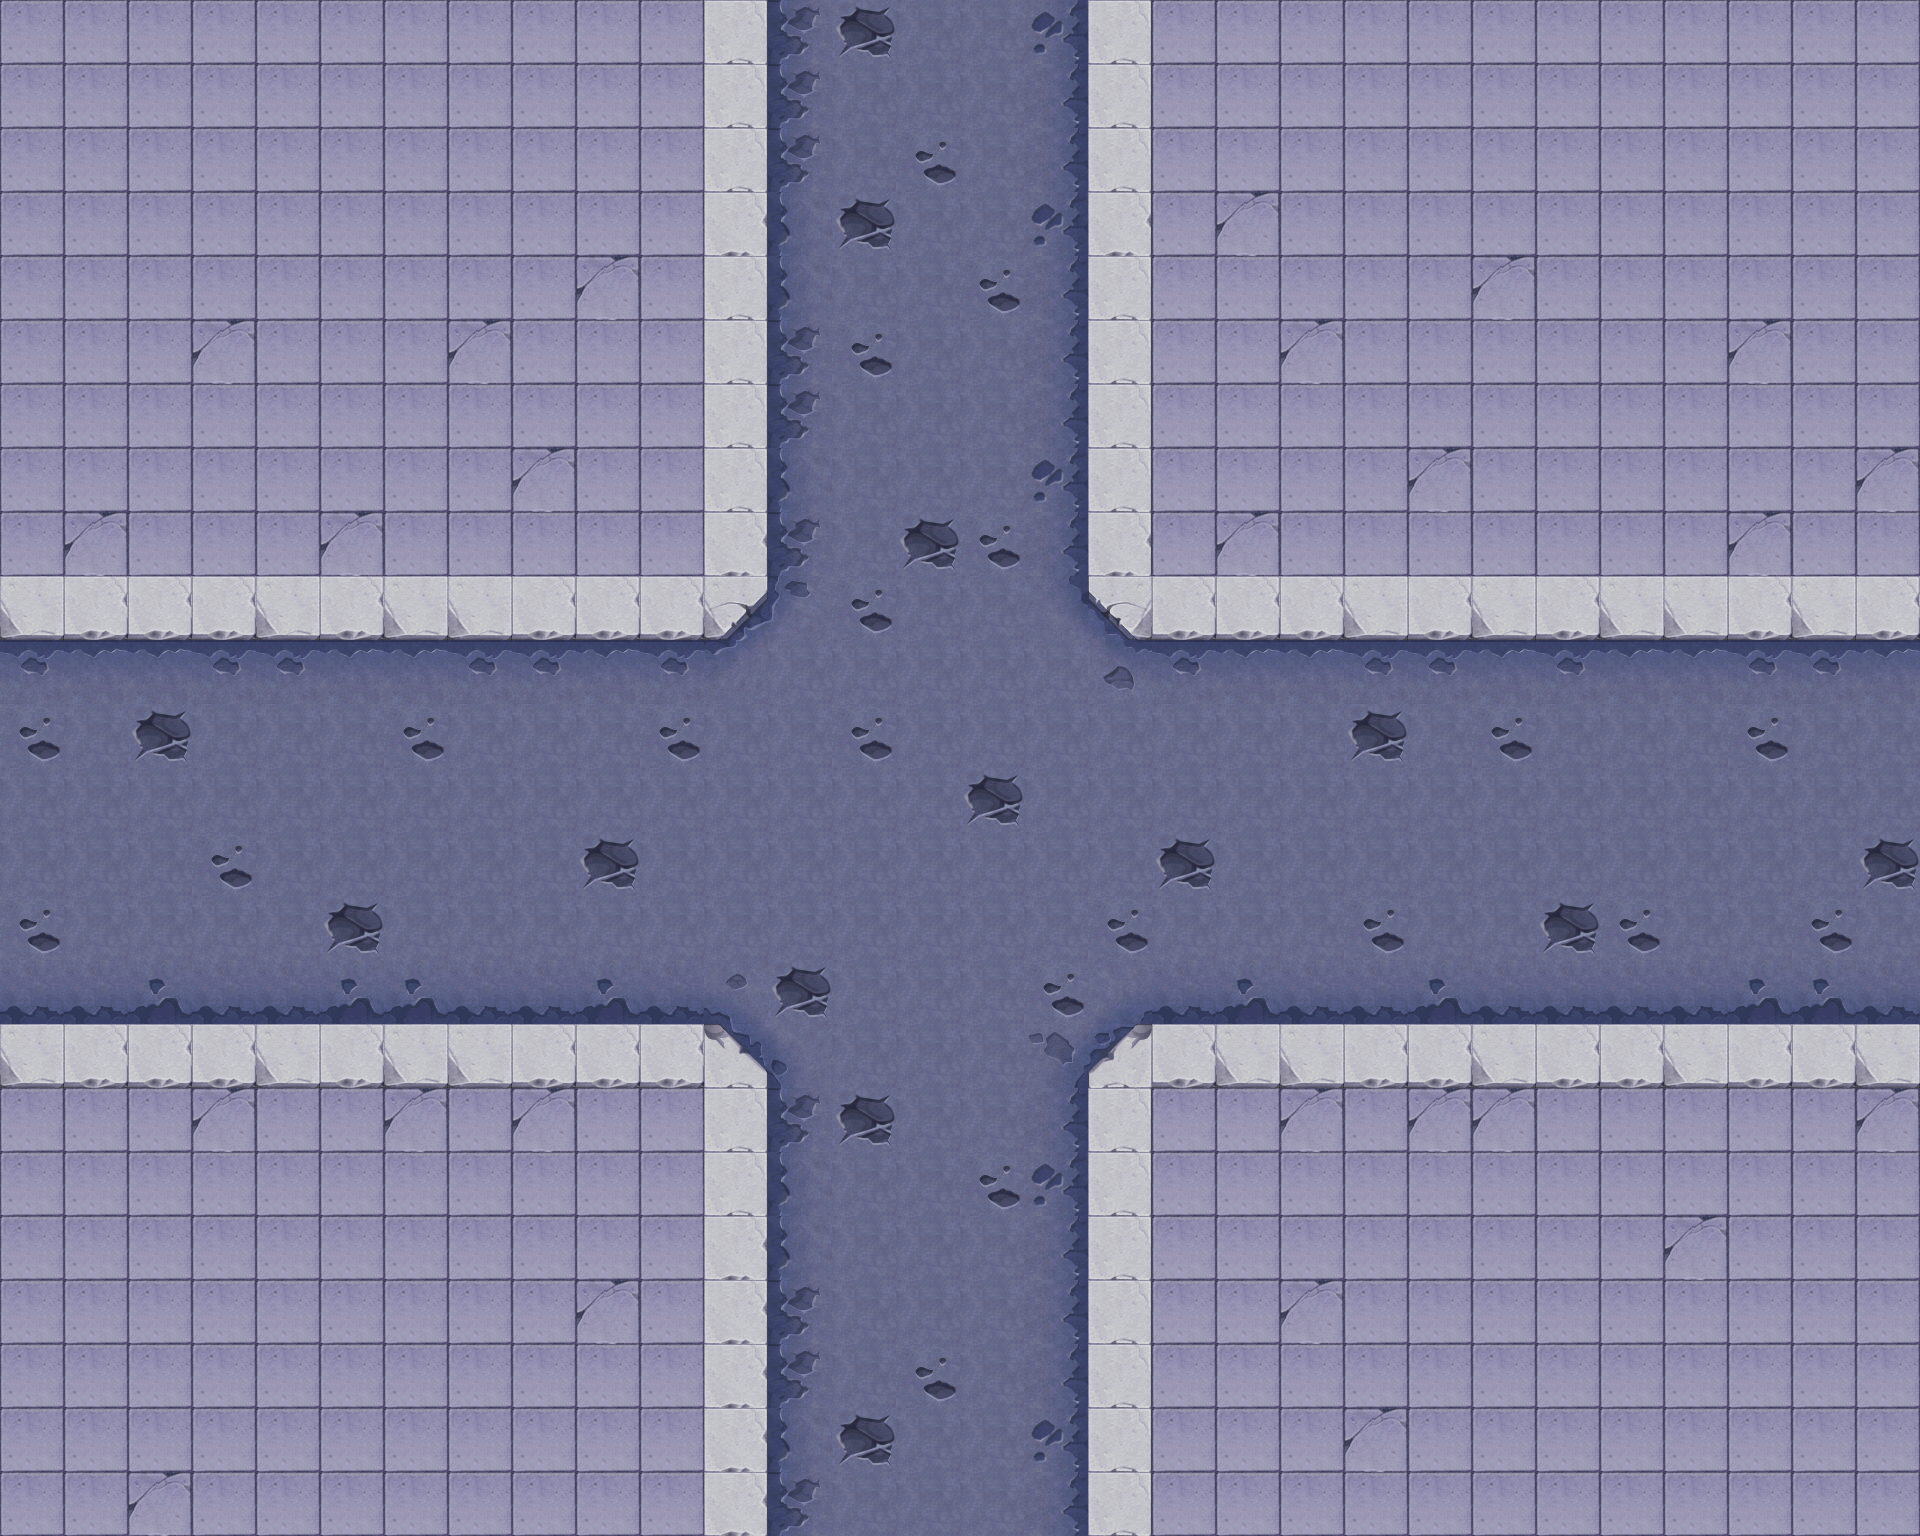

The image is a tile-based game level rendered from a .tmx file. Its description and source (layers, tilesets, objects; grid data summarised) follow:
An orthogonal 30x24 tile map with 64x64 px tiles, 1 tile layer (background), 46 tilesets and 147 objects (19x collide, 13x collide_bullet).

<map version="1.0" orientation="orthogonal" width="30" height="24" tilewidth="64" tileheight="64">
 <tileset firstgid="1" name="bg" tilewidth="64" tileheight="64">
  <image source="bg.png" width="512" height="512" />
 </tileset>
 <tileset firstgid="65" name="jianzhu_zheng03" tilewidth="266" tileheight="263">
  <image source="jianzhu_zheng03.png" width="266" height="263" />
 </tileset>
 <tileset firstgid="66" name="jianzhu_zheng02" tilewidth="271" tileheight="262">
  <image source="jianzhu_zheng02.png" width="271" height="262" />
 </tileset>
 <tileset firstgid="67" name="jianzhu_zheng01" tilewidth="332" tileheight="272">
  <image source="jianzhu_zheng01.png" width="332" height="272" />
 </tileset>
 <tileset firstgid="68" name="jianzhu_bmx" tilewidth="116" tileheight="16">
  <image source="jianzhu_bmx.png" width="116" height="16" />
 </tileset>
 <tileset firstgid="69" name="zhujue" tilewidth="63" tileheight="110">
  <image source="zhujue.png" width="63" height="110" />
 </tileset>
 <tileset firstgid="70" name="shabao" tilewidth="113" tileheight="68">
  <image source="shabao.png" width="113" height="68" />
 </tileset>
 <tileset firstgid="71" name="jianzhu_ken" tilewidth="530" tileheight="534">
  <image source="jianzhu_ken.png" width="530" height="534" />
 </tileset>
 <tileset firstgid="72" name="jianzhu_zhaopai01" tilewidth="263" tileheight="120">
  <image source="jianzhu_zhaopai01.png" width="263" height="120" />
 </tileset>
 <tileset firstgid="73" name="jianzhu_zhaopai02" tilewidth="329" tileheight="115">
  <image source="jianzhu_zhaopai02.png" width="329" height="115" />
 </tileset>
 <tileset firstgid="74" name="jianzhu_zhaopai03" tilewidth="95" tileheight="99">
  <image source="jianzhu_zhaopai03.png" width="95" height="99" />
 </tileset>
 <tileset firstgid="75" name="jianzhu_peng02" tilewidth="266" tileheight="41">
  <image source="jianzhu_peng02.png" width="266" height="41" />
 </tileset>
 <tileset firstgid="76" name="jianzhu_bmx04" tilewidth="97" tileheight="49">
  <image source="jianzhu_bmx04.png" width="97" height="49" />
 </tileset>
 <tileset firstgid="77" name="jianzhu_bmx03" tilewidth="49" tileheight="97">
  <image source="jianzhu_bmx03.png" width="49" height="97" />
 </tileset>
 <tileset firstgid="78" name="xiashuidao" tilewidth="63" tileheight="51">
  <image source="xiashuidao.png" width="63" height="51" />
 </tileset>
 <tileset firstgid="79" name="luzhang01" tilewidth="216" tileheight="105">
  <image source="luzhang01.png" width="216" height="105" />
 </tileset>
 <tileset firstgid="80" name="luzhang02" tilewidth="212" tileheight="107">
  <image source="luzhang02.png" width="212" height="107" />
 </tileset>
 <tileset firstgid="81" name="luzhang03" tilewidth="129" tileheight="238">
  <image source="luzhang03.png" width="129" height="238" />
 </tileset>
 <tileset firstgid="82" name="luzhang04" tilewidth="110" tileheight="229">
  <image source="luzhang04.png" width="110" height="229" />
 </tileset>
 <tileset firstgid="83" name="xiaoche.1" tilewidth="328" tileheight="253">
  <image source="xiaoche.1.png" width="328" height="253" />
 </tileset>
 <tileset firstgid="84" name="che4.1 (2)" tilewidth="152" tileheight="196">
  <image source="che4.1 (2).png" width="152" height="196" />
 </tileset>
 <tileset firstgid="85" name="che5 (2)" tilewidth="148" tileheight="188">
  <image source="che5 (2).png" width="148" height="188" />
 </tileset>
 <tileset firstgid="86" name="jingshi" tilewidth="64" tileheight="64">
  <image source="jingshi.png" width="64" height="64" />
 </tileset>
 <tileset firstgid="87" name="jianzhu_tsw" tilewidth="200" tileheight="188">
  <image source="jianzhu_tsw.png" width="200" height="188" />
 </tileset>
 <tileset firstgid="88" name="che6" tilewidth="204" tileheight="114">
  <image source="che6.png" width="204" height="114" />
 </tileset>
 <tileset firstgid="89" name="jianzhu_xiangzi06" tilewidth="90" tileheight="113">
  <image source="jianzhu_xiangzi06.png" width="90" height="113" />
 </tileset>
 <tileset firstgid="90" name="jianzhu_xiangzi07" tilewidth="92" tileheight="112">
  <image source="jianzhu_xiangzi07.png" width="92" height="112" />
 </tileset>
 <tileset firstgid="91" name="jianzhu_xiangzi05" tilewidth="150" tileheight="170">
  <image source="jianzhu_xiangzi05.png" width="150" height="170" />
 </tileset>
 <tileset firstgid="92" name="jianzhu_xiangzi02" tilewidth="122" tileheight="126">
  <image source="jianzhu_xiangzi02.png" width="122" height="126" />
 </tileset>
 <tileset firstgid="93" name="jianzhu_xiangzi03" tilewidth="122" tileheight="76">
  <image source="jianzhu_xiangzi03.png" width="122" height="76" />
 </tileset>
 <tileset firstgid="94" name="jianzhu_qiang01" tilewidth="92" tileheight="54">
  <image source="jianzhu_qiang01.png" width="92" height="54" />
 </tileset>
 <tileset firstgid="95" name="jianzhu_xiangzi04" tilewidth="183" tileheight="126">
  <image source="jianzhu_xiangzi04.png" width="183" height="126" />
 </tileset>
 <tileset firstgid="96" name="che1 (2)" tilewidth="194" tileheight="120">
  <image source="che1 (2).png" width="194" height="120" />
 </tileset>
 <tileset firstgid="97" name="jianzhu_gjzp" tilewidth="225" tileheight="140">
  <image source="jianzhu_gjzp.png" width="225" height="140" />
 </tileset>
 <tileset firstgid="98" name="jianzhu_juanmen02" tilewidth="238" tileheight="69">
  <image source="jianzhu_juanmen02.png" width="238" height="69" />
 </tileset>
 <tileset firstgid="99" name="jianzhu_xuezi01" tilewidth="242" tileheight="196">
  <image source="jianzhu_xuezi01.png" width="242" height="196" />
 </tileset>
 <tileset firstgid="100" name="jianzhu_xuezi02" tilewidth="219" tileheight="141">
  <image source="jianzhu_xuezi02.png" width="219" height="141" />
 </tileset>
 <tileset firstgid="101" name="jianzhu_xuezi03" tilewidth="192" tileheight="132">
  <image source="jianzhu_xuezi03.png" width="192" height="132" />
 </tileset>
 <tileset firstgid="102" name="jianzhu_xuezi04" tilewidth="421" tileheight="156">
  <image source="jianzhu_xuezi04.png" width="421" height="156" />
 </tileset>
 <tileset firstgid="103" name="jianzhu_xuezi05" tilewidth="180" tileheight="297">
  <image source="jianzhu_xuezi05.png" width="180" height="297" />
 </tileset>
 <tileset firstgid="104" name="jianzhu_lvhua" tilewidth="266" tileheight="142">
  <image source="jianzhu_lvhua.png" width="266" height="142" />
 </tileset>
 <tileset firstgid="105" name="jianzhu_ce03" tilewidth="105" tileheight="486">
  <image source="jianzhu_ce03.png" width="105" height="486" />
 </tileset>
 <tileset firstgid="106" name="jianzhu_ce04" tilewidth="105" tileheight="486">
  <image source="jianzhu_ce04.png" width="105" height="486" />
 </tileset>
 <tileset firstgid="107" name="jianzhu_juanmen01" tilewidth="238" tileheight="112">
  <image source="jianzhu_juanmen01.png" width="238" height="112" />
 </tileset>
 <tileset firstgid="108" name="jianzhu_zhaopai04" tilewidth="227" tileheight="141">
  <image source="jianzhu_zhaopai04.png" width="227" height="141" />
 </tileset>
 <tileset firstgid="109" name="yunbingche1" tilewidth="345" tileheight="247">
  <image source="yunbingche1.png" width="345" height="247" />
 </tileset>
 <layer name="background" width="30" height="24">
  <data>[720 cells, 720 non-empty, 29 distinct tile ids]</data>
 </layer>
 <objectgroup name="dakeng" width="30" height="24">
  <properties>
   <property name="filename" value="jianzhu_ken.png" />
   <property name="groundlayer" value="1" />
  </properties>
  <object gid="71" x="685" y="1088" />
 </objectgroup>
 <objectgroup name="q1" width="30" height="24">
  <properties>
   <property name="filename" value="jianzhu_zheng03.png" />
   <property name="groundlayer" value="1" />
  </properties>
  <object gid="65" x="311" y="260">
   <properties>
    <property name="groundZ" value="1" />
   </properties>
  </object>
  <object gid="65" x="1276" y="262">
   <properties>
    <property name="groundZ" value="1" />
   </properties>
  </object>
  <object gid="65" x="1532" y="262">
   <properties>
    <property name="groundZ" value="1" />
   </properties>
  </object>
 </objectgroup>
 <objectgroup name="q2" width="30" height="24">
  <properties>
   <property name="filename" value="jianzhu_zheng02.png" />
   <property name="groundlayer" value="1" />
  </properties>
  <object gid="66" x="56" y="264">
   <properties>
    <property name="groundZ" value="1" />
   </properties>
  </object>
  <object gid="66" x="1787" y="266">
   <properties>
    <property name="groundZ" value="1" />
   </properties>
  </object>
 </objectgroup>
 <objectgroup name="q3" width="30" height="24">
  <properties>
   <property name="filename" value="jianzhu_zheng01.png" />
   <property name="groundlayer" value="1" />
  </properties>
  <object gid="67" x="-265" y="273">
   <properties>
    <property name="groundZ" value="1" />
   </properties>
  </object>
 </objectgroup>
 <objectgroup name="q4" width="30" height="24">
  <properties>
   <property name="filename" value="jianzhu_ce03.png" />
   <property name="groundlayer" value="1" />
  </properties>
  <object gid="105" x="-4" y="1387">
   <properties>
    <property name="groundZ" value="1" />
   </properties>
  </object>
  <object gid="105" x="-4" y="1646">
   <properties>
    <property name="groundZ" value="2" />
   </properties>
  </object>
 </objectgroup>
 <objectgroup name="q5" width="30" height="24">
  <properties>
   <property name="filename" value="jianzhu_ce04.png" />
   <property name="groundlayer" value="1" />
  </properties>
  <object gid="106" x="1818" y="1384">
   <properties>
    <property name="groundZ" value="1" />
   </properties>
  </object>
  <object gid="106" x="1817" y="1645">
   <properties>
    <property name="groundZ" value="2" />
   </properties>
  </object>
 </objectgroup>
 <objectgroup name="di1" width="30" height="24">
  <properties>
   <property name="filename" value="jianzhu_bmx.png" />
   <property name="groundlayer" value="1" />
  </properties>
  <object gid="68" x="427" y="838" />
  <object gid="68" x="100" y="838" />
  <object gid="68" x="264" y="838" />
  <object gid="68" x="1998" y="1553" />
  <object gid="68" x="2159" y="1554" />
  <object gid="68" x="1180" y="838" />
  <object gid="68" x="1327" y="838" />
  <object gid="68" x="1484" y="838" />
  <object gid="68" x="1638" y="838" />
  <object gid="68" x="1804" y="839" />
  <object gid="68" x="596" y="839" />
  <object gid="68" x="-63" y="838" />
 </objectgroup>
 <objectgroup name="di2" width="30" height="24">
  <properties>
   <property name="filename" value="jianzhu_bmx04.png" />
   <property name="groundlayer" value="1" />
  </properties>
  <object gid="76" x="-322" y="740" />
 </objectgroup>
 <objectgroup name="di3" width="30" height="24">
  <properties>
   <property name="filename" value="jianzhu_bmx03.png" />
   <property name="groundlayer" value="1" />
  </properties>
  <object gid="77" x="776" y="462">
   <properties>
    <property name="groundZ" value="1" />
   </properties>
  </object>
  <object gid="77" x="840" y="462" />
  <object gid="77" x="967" y="463" />
  <object gid="77" x="904" y="463" />
  <object gid="77" x="1031" y="463" />
  <object gid="77" x="1031" y="1359" />
  <object gid="77" x="776" y="1358">
   <properties>
    <property name="groundZ" value="1" />
   </properties>
  </object>
  <object gid="77" x="840" y="1358" />
  </objectgroup>
 <objectgroup name="car3" width="30" height="24" opacity="0.97">
  <properties>
   <property name="filename" value="che6.png" />
   <property name="groundlayer" value="1" />
  </properties>
  <!-- 2 objects omitted --></objectgroup>
 <objectgroup name="car2" width="30" height="24" opacity="0.97">
  <properties>
   <property name="filename" value="che5 (2).png" />
   <property name="groundlayer" value="1" />
  </properties>
  <!-- 2 objects omitted --></objectgroup>
 <objectgroup name="madai" width="30" height="24">
  <properties>
   <property name="filename" value="shabao.png" />
   <property name="groundlayer" value="1" />
  </properties>
  <!-- 3 objects omitted --></objectgroup>
 <objectgroup name="zhaopai1" width="30" height="24">
  <properties>
   <property name="filename" value="jianzhu_zhaopai01.png" />
   <property name="groundlayer" value="1" />
  </properties>
  <!-- 2 objects omitted --></objectgroup>
 <objectgroup name="zhaopai2" width="30" height="24">
  <properties>
   <property name="filename" value="jianzhu_zhaopai02.png" />
   <property name="groundlayer" value="1" />
  </properties>
  <!-- 1 objects omitted --></objectgroup>
 <objectgroup name="ding1" width="30" height="24">
  <properties>
   <property name="filename" value="jianzhu_peng02.png" />
   <property name="groundlayer" value="1" />
  </properties>
  <!-- 3 objects omitted --></objectgroup>
 <objectgroup name="xiashuidao" width="30" height="24">
  <properties>
   <property name="filename" value="xiashuidao.png" />
   <property name="groundlayer" value="1" />
  </properties>
  <!-- 4 objects omitted --></objectgroup>
 <objectgroup name="carpolice2" width="30" height="24">
  <properties>
   <property name="filename" value="xiaoche (2).png" />
   <property name="groundlayer" value="1" />
  </properties>
  <!-- 1 objects omitted --></objectgroup>
 <objectgroup name="tiesiwang" width="30" height="24">
  <properties>
   <property name="filename" value="jianzhu_tsw.png" />
   <property name="groundlayer" value="1" />
  </properties>
  <!-- 2 objects omitted --></objectgroup>
 <objectgroup name="zudang1" width="30" height="24">
  <properties>
   <property name="filename" value="luzhang01.png" />
   <property name="groundlayer" value="1" />
  </properties>
  <!-- 2 objects omitted --></objectgroup>
 <objectgroup name="zudang3" width="30" height="24">
  <properties>
   <property name="filename" value="luzhang03.png" />
   <property name="groundlayer" value="1" />
  </properties>
  <!-- 1 objects omitted --></objectgroup>
 <objectgroup name="zudang4" width="30" height="24">
  <properties>
   <property name="filename" value="luzhang04.png" />
   <property name="groundlayer" value="1" />
  </properties>
  <!-- 1 objects omitted --></objectgroup>
 <objectgroup name="zudang2" width="30" height="24">
  <properties>
   <property name="filename" value="luzhang02.png" />
   <property name="groundlayer" value="1" />
  </properties>
  <!-- 1 objects omitted --></objectgroup>
 <objectgroup name="car1" width="30" height="24">
  <properties>
   <property name="filename" value="che4.1 (2).png" />
   <property name="groundlayer" value="1" />
  </properties>
  <!-- 2 objects omitted --></objectgroup>
 <objectgroup name="blood1" width="30" height="24">
  <properties>
   <property name="filename" value="jianzhu_xuezi01.png" />
   <property name="groundlayer" value="1" />
  </properties>
  <!-- 4 objects omitted --></objectgroup>
 <objectgroup name="boxmutoub" width="30" height="24">
  <properties>
   <property name="filename" value="jianzhu_xiangzi04.png" />
   <property name="groundlayer" value="1" />
  </properties>
  <!-- 1 objects omitted --></objectgroup>
 <objectgroup name="zl" width="30" height="24">
  <properties>
   <property name="filename" value="jingshi.png" />
   <property name="groundlayer" value="1" />
  </properties>
  <!-- 4 objects omitted --></objectgroup>
 <objectgroup name="blackboxs" width="30" height="24">
  <properties>
   <property name="filename" value="jianzhu_xiangzi06.png" />
   <property name="groundlayer" value="1" />
  </properties>
  <!-- 2 objects omitted --></objectgroup>
 <objectgroup name="car4" width="30" height="24">
  <properties>
   <property name="filename" value="che1 (2).png" />
   <property name="groundlayer" value="1" />
  </properties>
  <!-- 2 objects omitted --></objectgroup>
 <objectgroup name="carpolice" width="30" height="24">
  <properties>
   <property name="buildlayer" value="1" />
   <property name="filename" value="xiaoche.1.png" />
  </properties>
  <!-- 1 objects omitted --></objectgroup>
 <objectgroup name="blackboxb" width="30" height="24">
  <properties>
   <property name="filename" value="jianzhu_xiangzi05.png" />
   <property name="groundlayer" value="1" />
  </properties>
  <!-- 3 objects omitted --></objectgroup>
 <objectgroup name="greenboxb" width="30" height="24">
  <properties>
   <property name="filename" value="jianzhu_xiangzi02.png" />
   <property name="groundlayer" value="1" />
  </properties>
  <!-- 3 objects omitted --></objectgroup>
 <objectgroup name="greenboxs" width="30" height="24">
  <properties>
   <property name="filename" value="jianzhu_xiangzi03.png" />
   <property name="groundlayer" value="1" />
  </properties>
  <!-- 4 objects omitted --></objectgroup>
 <objectgroup name="qiangxie2" width="30" height="24">
  <properties>
   <property name="filename" value="jianzhu_qiang01.png" />
   <property name="groundlayer" value="1" />
  </properties>
  <!-- 3 objects omitted --></objectgroup>
 <objectgroup name="qiangxie" width="30" height="24">
  <properties>
   <property name="filename" value="jianzhu_xiangzi07.png" />
   <property name="groundlayer" value="1" />
  </properties>
  <!-- 3 objects omitted --></objectgroup>
 <objectgroup name="chezhan" width="30" height="24">
  <properties>
   <property name="filename" value="jianzhu_gjzp.png" />
   <property name="groundlayer" value="1" />
  </properties>
  <!-- 2 objects omitted --></objectgroup>
 <objectgroup name="juans" width="30" height="24">
  <properties>
   <property name="filename" value="jianzhu_juanmen02.png" />
   <property name="groundlayer" value="1" />
  </properties>
  <!-- 1 objects omitted --></objectgroup>
 <objectgroup name="juanb" width="30" height="24">
  <properties>
   <property name="filename" value="jianzhu_juanmen01.png" />
   <property name="groundlayer" value="1" />
  </properties>
  <!-- 2 objects omitted --></objectgroup>
 <objectgroup name="zp1" width="30" height="24">
  <properties>
   <property name="filename" value="jianzhu_zhaopai04.png" />
   <property name="groundlayer" value="1" />
  </properties>
  <!-- 1 objects omitted --></objectgroup>
 <objectgroup name="zhaopai3" width="30" height="24">
  <properties>
   <property name="filename" value="jianzhu_zhaopai03.png" />
   <property name="groundlayer" value="1" />
  </properties>
  <!-- 1 objects omitted --></objectgroup>
 <objectgroup name="blood2" width="30" height="24">
  <properties>
   <property name="filename" value="jianzhu_xuezi02.png" />
   <property name="groundlayer" value="1" />
  </properties>
  <!-- 1 objects omitted --></objectgroup>
 <objectgroup name="blood3" width="30" height="24">
  <properties>
   <property name="filename" value="jianzhu_xuezi03.png" />
   <property name="groundlayer" value="1" />
  </properties>
  <!-- 4 objects omitted --></objectgroup>
 <objectgroup name="blood4" width="30" height="24">
  <properties>
   <property name="filename" value="jianzhu_xuezi04.png" />
   <property name="groundlayer" value="1" />
  </properties>
  <!-- 2 objects omitted --></objectgroup>
 <objectgroup name="blood5" width="30" height="24">
  <properties>
   <property name="filename" value="jianzhu_xuezi05.png" />
   <property name="groundlayer" value="1" />
  </properties>
  <!-- 2 objects omitted --></objectgroup>
 <objectgroup name="flower" width="30" height="24">
  <properties>
   <property name="filename" value="jianzhu_lvhua.png" />
   <property name="groundlayer" value="1" />
  </properties>
  <!-- 4 objects omitted --></objectgroup>
 <objectgroup name="tesiwangover" width="30" height="24">
  <properties>
   <property name="buildlayer" value="1" />
   <property name="filename" value="jianzhu_tsw.png" />
  </properties>
  <!-- 4 objects omitted --></objectgroup>
 <objectgroup name="collide_people" width="30" height="24">
  <!-- 19 objects omitted --></objectgroup>
 <objectgroup name="collide_bullet" width="30" height="24">
  <!-- 13 objects omitted --></objectgroup>
</map>
<!-- 115 of 147 objects omitted -->
